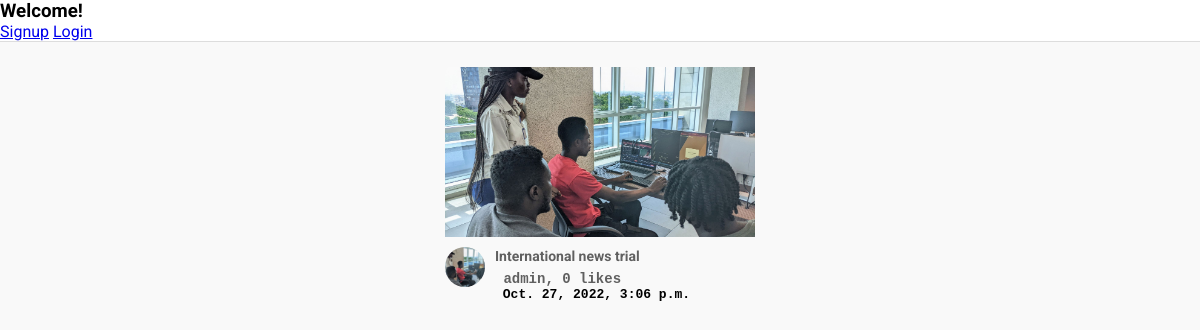
Page /internationalnews/ on the earlier database version.
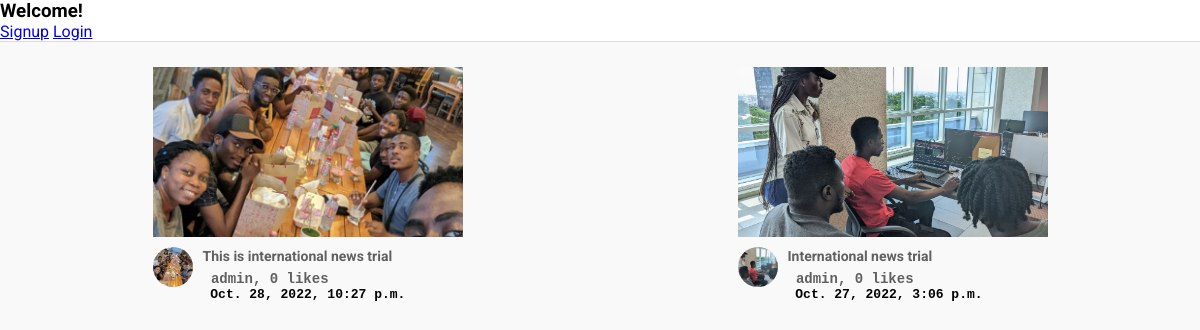
Same page on the later database version.
### post/models.py (models this page shows, shortened)
class InternationalNews(models.Model):
    title = models.CharField(max_length=500, verbose_name="title", blank=True)
    picture = models.ImageField(upload_to=user_directory_path, verbose_name="Picture", null=True)
    caption = models.CharField(max_length=500000, verbose_name="Caption")
    posted = models.DateTimeField(auto_now_add=True)
    tag = models.ManyToManyField(Tag, related_name="internationalNews")
    user = models.ForeignKey(User, on_delete=models.CASCADE)
    likes = models.IntegerField(default=0)

### post/views.py (the view)
# urls.py: path('internationalnews/', views.internationalnews, name="internationalnews"),
def internationalnews(request):
    search_post = request.GET.get('search')
    if search_post:
        posts = InternationalNews.objects.filter(Q(title__icontains=search_post) | Q(caption__icontains=search_post))
    else:
        posts = InternationalNews.objects.all().order_by("-posted")
    context = {
        'post_items' :  posts
    }
    return render(request, "internationalnews.html", context)

### templates/internationalnews.html (shortened to what this page needs)
{% extends 'base.html' %}
{% load static %}
   {% block content %}
      <div class="videos">
        <div class="videos__container">
          {% for post in post_items %}
          <div class="video">
            <div class="video__thumbnail">
              <a href="{% url 'internationalnewsDetail' post.id %}"><img src="{{ post.picture.url }}" alt="" /></a>
            </div>
            <div class="video__details">
              <div class="author">
                <img
                  src="{{ post.picture.url }}"
                  alt=""
                />
              </div>
              <div class="title">
                <h3> <a href="{% url 'internationalnewsDetail' post.id %}"> {{post.title}}</a></h3>
                 <pre><b><a href="{% url 'internationalnewsDetail' post.id %}"> {{post.user.username}}, {{post.likes}} likes </a></b></pre>
                <pre> <b>{{post.posted}}</b></pre>
              </div>
            </div>
          </div>
          {% endfor %}
        </div>
      </div>
   {% endblock content %}

Differences in the rows shown:
added InternationalNews: picture (picture), title "This is international news trial", user.username "admin", likes "0", posted "Oct. 28, 2022, 10:27 p.m."
